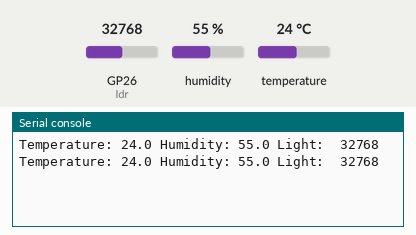
The program below on a simulated Raspberry Pi Pico running MicroPython. On the bench: the last lines printed to the serial console. Inputs (shaded band) come from the test bench; at power-on: humidity 55 %, GP26 (ldr) = 32768, temperature 24 °C (analog values on the 0–65535 scale).

Above: at 2.2 s.
2.3 s: humidity set to 22 %
At 3.6 s:
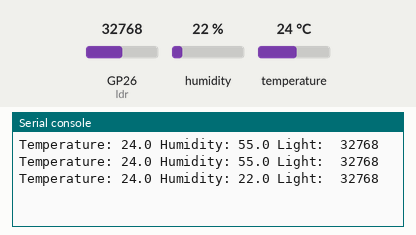
3.8 s: GP26 (ldr) set to 45874
At 4.8 s:
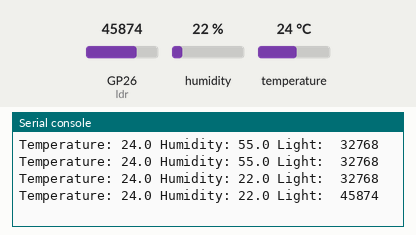
5.3 s: temperature set to 12 °C
At 6.5 s:
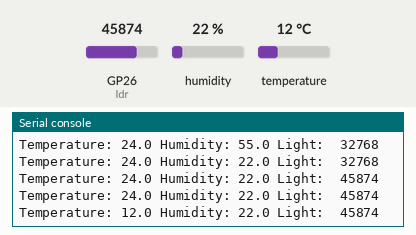
6.8 s: GP26 (ldr) set to 57670
At 7.8 s:
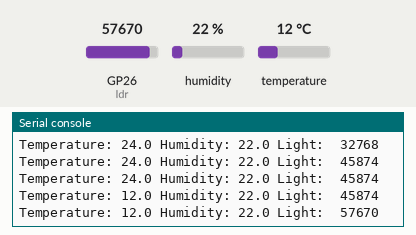
8.3 s: humidity set to 40 %
At 9.8 s:
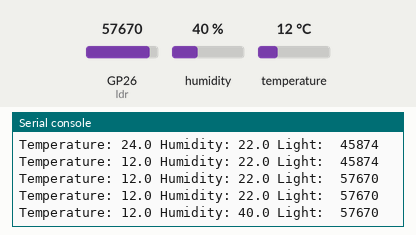
Timing chart, 0 to 10.8 s (numbered marks = the images above; inputs shaded):
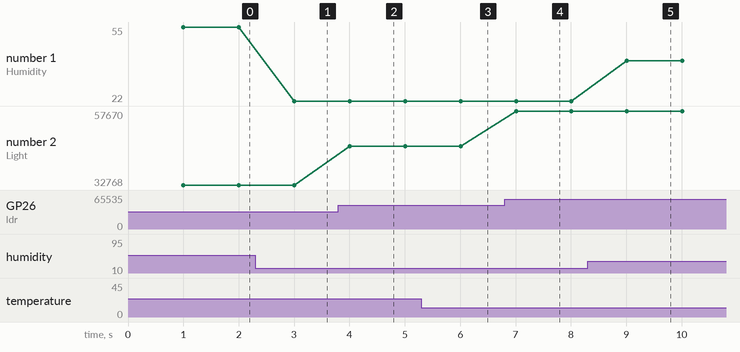

The program:

PB-TAG-003.py
```python
# Example using PICO to drive a 1CH Relay.
# ProMake RPI PICO, Slot 3
# Basic TAG v1.0

from machine import Pin
import utime

from dht import DHT11, InvalidChecksum


# Wait 1 second to let the sensor power up
utime.sleep(1)

pin = Pin(5, Pin.OUT, Pin.PULL_DOWN)
sensor = DHT11(pin)
ldr = machine.ADC(26)

while True:
    try:
        print("Temperature: {}".format(sensor.temperature),"Humidity: {}".format(sensor.humidity),"Light: ",ldr.read_u16())
        #print("Humidity: {}".format(sensor.humidity))
        #print(ldr.read_u16())
    except InvalidChecksum:
        print("Checksum from the sensor was invalid")
    utime.sleep(1)
```

Measured:
- after the input at 2.3 s, the serial console: prints a new line after 0.70 s (image 1)
- after the input at 3.8 s, the serial console: prints a new line after 0.20 s (image 2)
- after the input at 5.3 s, the serial console: prints a new line after 0.71 s (image 3)
- after the input at 6.8 s, the serial console: prints a new line after 0.21 s (image 4)
- after the input at 8.3 s, the serial console: prints a new line after 0.71 s (image 5)
- plotted number 1: 55 → 22 after the input at 2.3 s, 22 → 40 after the input at 8.3 s
- plotted number 2: 32768 → 45874 after the input at 3.8 s, 45874 → 57670 after the input at 6.8 s
